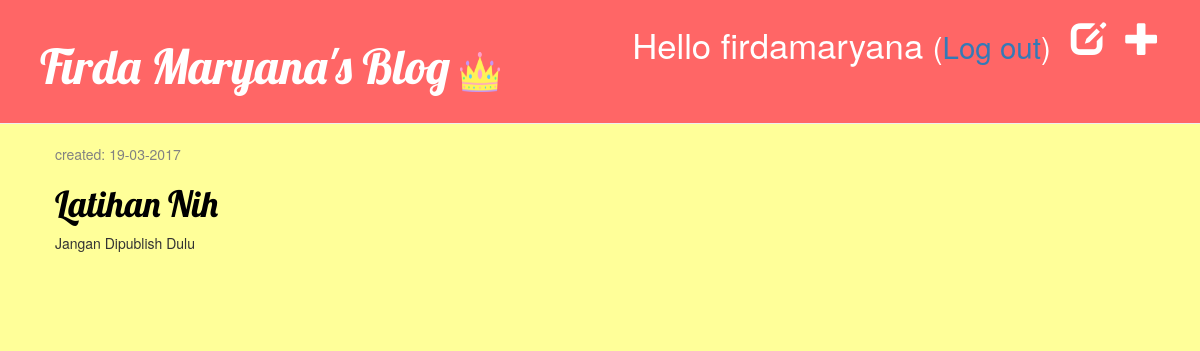
The page /blog/drafts/ (signed in) on the database its author committed.
### blog/models.py (models this page shows, shortened)
class Post(models.Model):
    author = models.ForeignKey('auth.User')
    title = models.CharField(max_length=200)
    text = models.TextField()
    created_date = models.DateTimeField(
            default=timezone.now)
    published_date = models.DateTimeField(
            blank=True, null=True)

### blog/views.py (the view)
def post_draft_list(request):
    posts = Post.objects.filter(published_date__isnull=True).order_by('created_date')
    return render(request, 'blog/post_draft_list.html', {'posts': posts})

### blog/templates/blog/post_draft_list.html
{% extends 'blog/base.html' %}
{% block content %}
    {% for post in posts %}
        <div class="post">
            <p class="date">created: {{ post.created_date|date:'d-m-Y' }}</p>
            <h1><a href="{% url 'post_detail' pk=post.pk %}">{{ post.title }}</a></h1>
            <p>{{ post.text|truncatechars:200 }}</p>
        </div>
    {% endfor %}
{% endblock %}

### blog/templates/blog/base.html (shortened to what this page needs)
{% load staticfiles %}
<html>
    <head>
        <link rel="stylesheet" href="//maxcdn.bootstrapcdn.com/bootstrap/3.2.0/css/bootstrap.min.css">
        <link rel="stylesheet" href="//maxcdn.bootstrapcdn.com/bootstrap/3.2.0/css/bootstrap-theme.min.css">
        <link rel="stylesheet" href="{% static 'css/blog.css' %}">
    </head>
    <body>
    <div class="page-header">
    {% if user.is_authenticated %}
        <a href="{% url 'post_new' %}" class="top-menu"><span class="glyphicon glyphicon-plus"></span></a>
        <a href="{% url 'post_draft_list' %}" class="top-menu"><span class="glyphicon glyphicon-edit"></span></a>
        <p class="top-menu">Hello {{ user.username }} <small>(<a href="{% url 'logout' %}">Log out</a>)</small></p>
    {% else %}
        <a href="{% url 'login' %}" class="top-menu"><span class="glyphicon glyphicon-lock"></span></a>
    {% endif %}
    <h1><a href="/">Firda Maryana's Blog</a> <img src="{% static "image/crown.png" %}" alt="crown" width="40" height="40"/></h1>
</div>
    <div class="content container">
        <div class="row">
            <div class="col-md-8">
            {% block content %}
            {% endblock %}
            </div>
        </div>
    </div>
</body>
</html>

### blog/static/css/blog.css (style rules this page uses)
.page-header { background-color: #FF6666; margin-top: 0; padding: 20px 20px 20px 40px; }
.page-header h1, .page-header h1 a, .page-header h1 a:visited, .page-header h1 a:active { color: #ffffff; font-size: 36pt; text-decoration: none; }
.content { margin-left: 40px; }
h1, h2, h3, h4 { font-family: 'Lobster', cursive; }
.date { color: #828282; }
.top-menu, .top-menu:hover, .top-menu:visited { color: #ffffff; float: right; font-size: 26pt; margin-right: 20px; }
.post { margin-bottom: 70px; }
.post h1 a, .post h1 a:visited { color: #000000; }
body { background-color: #FFFF99; }

### rows shown on the page
Post: created_date "19-03-2017", title "Latihan Nih", text "Jangan Dipublish Dulu"

### other values the page prints
{{ user.username }} "firdamaryana"
